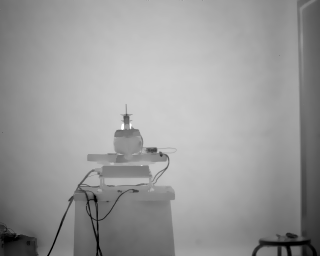
#> input picture dataset/lab_photos/deg000.bmp, 320 x 256 px
$ python -i detect_lab_photos.py   (imports and definitions only)
#> lines starting #> are read from the running program, lines starting #| are printed output that depends on the picture; after the words box and inside, x2 and y2 are one past the last pixel; in counts of white or black regions, pixels touching at a corner belong together
#> further down, picture is the input picture: shape (256, 320, 3); min 0, max 255, mean 153.3
"""Detect lab photos with 4 algorithms: YOLO baseline, YOLO T5, SAHI, classical Top-hat.

Outputs:
  fig16_lab_deg{NNN}_{algo}.png  - individual per photo per algorithm
  fig16_lab_deg{NNN}_compare.png - 2x2 comparison per photo
  fig16_lab_all_19.png           - 19-photo summary grid (YOLO baseline)
"""
import sys
from pathlib import Path
import cv2
import numpy as np

REPO = Path("/home/ws/code/ship")
sys.path.insert(0, str(REPO / "yolo-training"))
from ultralytics import YOLO

LAB = REPO / "dataset" / "lab_photos"
W = REPO / "data" / "weights_staging" / "weights"
OUT = REPO / "docs" / "论文" / "figures" / "detection"
# [1 line not run here, left out]


def classical_tophat(img_bgr):
    """Top-hat + CLAHE + Otsu + contours."""
    gray = cv2.cvtColor(img_bgr, cv2.COLOR_BGR2GRAY)
    kernel = cv2.getStructuringElement(cv2.MORPH_ELLIPSE, (31, 31))
    tophat = cv2.morphologyEx(gray, cv2.MORPH_TOPHAT, kernel)
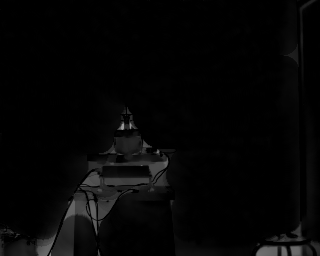
#> tophat: shape (256, 320); min 0, max 151, mean 5.4
    clahe = cv2.createCLAHE(clipLimit=3.0, tileGridSize=(8, 8))
    enhanced = clahe.apply(tophat)
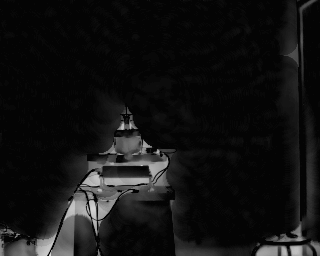
#> enhanced: shape (256, 320); min 3, max 214, mean 18.4
    _, thresh = cv2.threshold(enhanced, 0, 255, cv2.THRESH_BINARY + cv2.THRESH_OTSU)
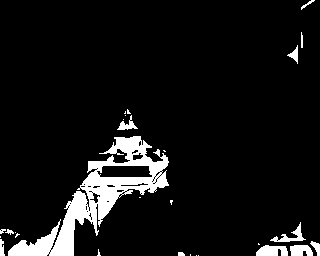
#> thresh: shape (256, 320); 7.7% white; 28 white regions (16 under 20 px)
    contours, _ = cv2.findContours(thresh, cv2.RETR_EXTERNAL, cv2.CHAIN_APPROX_SIMPLE)
#> contours = 28 contours, 19 with area under 20; largest, box (x1, y1, x2, y2) and area: (8, 136, 169, 256) 5424, (256, 245, 288, 256) 232, (290, 245, 313, 256) 176, (270, 222, 306, 242) 154, (117, 115, 138, 130) 90
    boxes = []
    for cnt in contours:
        area = cv2.contourArea(cnt)
        if area < 50:
            continue
        x, y, w, h = cv2.boundingRect(cnt)
        aspect = w / max(h, 1)
        if 0.3 < aspect < 5.0 and w > 8 and h > 4:
            boxes.append((x, y, x + w, y + h, 0.5))
#> this loop made 28 passes
#> (area, x, y, w, h, aspect) on passes 6, 7, 9, 16, 20, 22, 26: (176, 290, 245, 23, 11, 2.09), (232.5, 256, 245, 32, 11, 2.91), (57.5, 310, 241, 10, 15, 0.667), (153.5, 270, 222, 36, 20, 1.8), (5424.5, 8, 136, 161, 120, 1.34), (90, 117, 115, 21, 15, 1.4), (63.5, 287, 45, 11, 19, 0.579)
#> area on passes 10, 28: 39.5, 21
#> after the loop, boxes = [(290, 245, 313, 256, 0.5), (256, 245, 288, 256, 0.5), (310, 241, 320, 256, 0.5), (270, 222, 306, 242, 0.5), (8, 136, 169, 256, 0.5), (117, 115, 138, 130, 0.5), (287, 45, 298, 64, 0.5)]
    return boxes


# [118 lines left out: functions draw_boxes, main, not called in this run]


# [2 lines not run here, left out]

>>> import cv2
>>> picture = cv2.imread('../../dataset/lab_photos/deg000.bmp')
>>> result = classical_tophat(picture)
#> result has the same summary as boxes in classical_tophat

$ run again, on dataset/simple/LWIR/0050.jpg
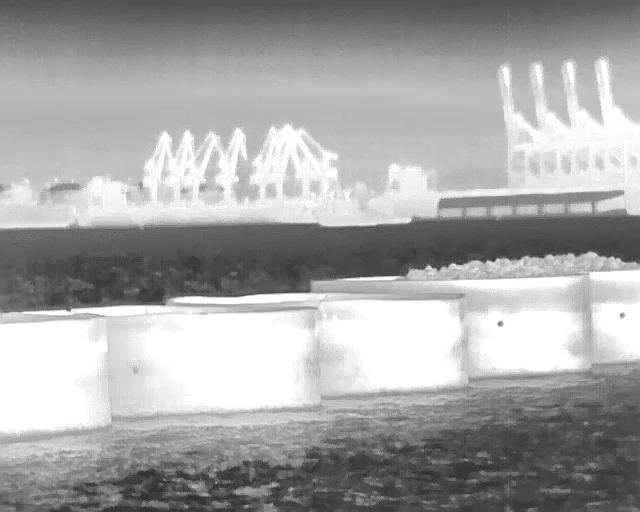
#> input picture dataset/simple/LWIR/0050.jpg, 640 x 512 px
#> picture is the input picture: shape (512, 640, 3); min 35, max 255, mean 165.7
#> in classical_tophat, `enhanced = clahe.apply(tophat)`:
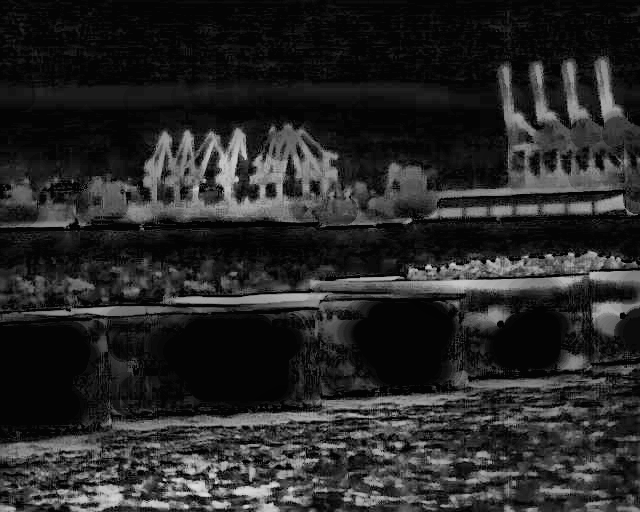
#> enhanced: shape (512, 640); min 3, max 223, mean 39.6
#> in classical_tophat, `_, thresh = cv2.threshold(enhanced, 0, 255, cv2.THRESH_BINARY + cv2.TH..`:
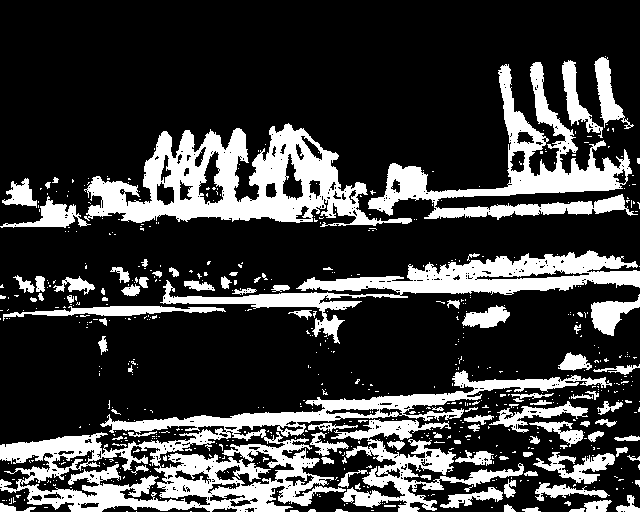
#> thresh: shape (512, 640); 23.9% white; 654 white regions (554 under 20 px)
#> contours = 585 contours, 517 with area under 20; largest, box (x1, y1, x2, y2) and area: (0, 370, 612, 512) 25460, (84, 123, 412, 227) 16162, (368, 62, 638, 220) 9990, (160, 250, 640, 344) 9704, (331, 419, 524, 512) 4464
#> the loop in classical_tophat, `for cnt in contours:` made 585 passes
#> (area, x, y, w, h, aspect) on passes 21, 23, 33: (110, 0, 503, 36, 9, 4), (214, 584, 500, 28, 12, 2.33), (153, 616, 495, 24, 17, 1.41)
#> after the loop in classical_tophat, `for cnt in contours:`: boxes = 42 items, first 6: (0, 503, 36, 512, 0.5), (584, 500, 612, 512, 0.5), (616, 495, 640, 512, 0.5), (440, 487, 503, 508, 0.5), (535, 482, 610, 501, 0.5), (504, 479, 516, 498, 0.5)
#> result has the same summary as boxes in classical_tophat

$ run again, on dataset/simple/LWIR/0070.jpg
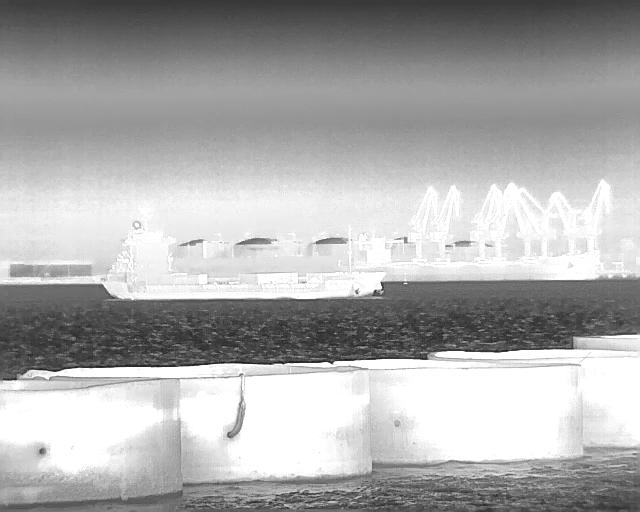
#> input picture dataset/simple/LWIR/0070.jpg, 640 x 512 px
#> picture is the input picture: shape (512, 640, 3); min 18, max 255, mean 171.5
#> in classical_tophat, `enhanced = clahe.apply(tophat)`:
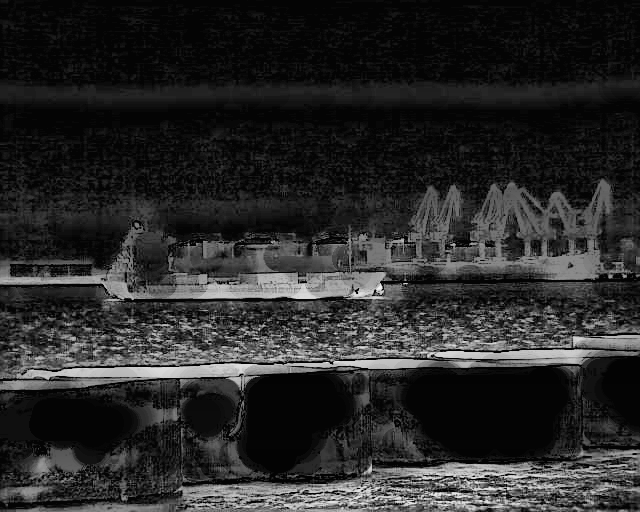
#> enhanced: shape (512, 640); min 3, max 242, mean 41.2
#> in classical_tophat, `_, thresh = cv2.threshold(enhanced, 0, 255, cv2.THRESH_BINARY + cv2.TH..`:
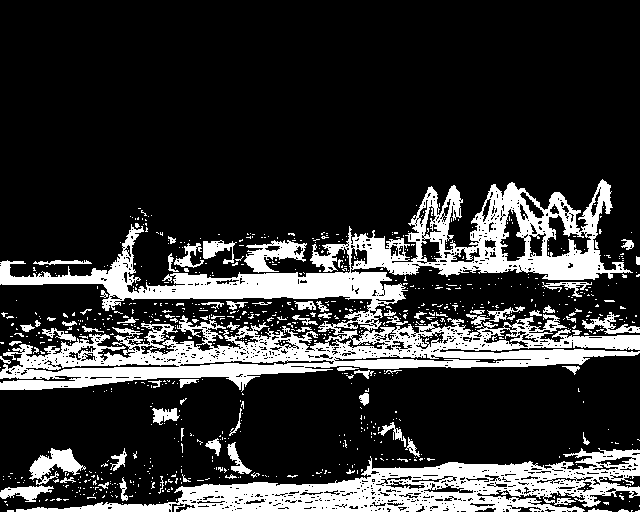
#> thresh: shape (512, 640); 20.5% white; 872 white regions (794 under 20 px)
#> contours = 809 contours, 757 with area under 20; largest, box (x1, y1, x2, y2) and area: (0, 179, 640, 392) 46034, (16, 448, 640, 512) 16903, (244, 240, 307, 273) 964, (29, 448, 86, 485) 832, (0, 485, 54, 502) 398
#> the loop in classical_tophat, `for cnt in contours:` made 809 passes
#> (area, x, y, w, h, aspect) on passes 58, 101, 187: (397.5, 0, 485, 54, 17, 3.18), (73, 119, 477, 9, 24, 0.375), (99.5, 110, 448, 17, 23, 0.739)
#> after the loop in classical_tophat, `for cnt in contours:`: boxes = 23 items, first 6: (0, 485, 54, 502, 0.5), (119, 477, 128, 501, 0.5), (110, 448, 127, 471, 0.5), (29, 448, 86, 485, 0.5), (227, 442, 252, 474, 0.5), (205, 438, 221, 456, 0.5)
#> result has the same summary as boxes in classical_tophat

$ run again, on dataset/simple/SWIR/0030.jpg
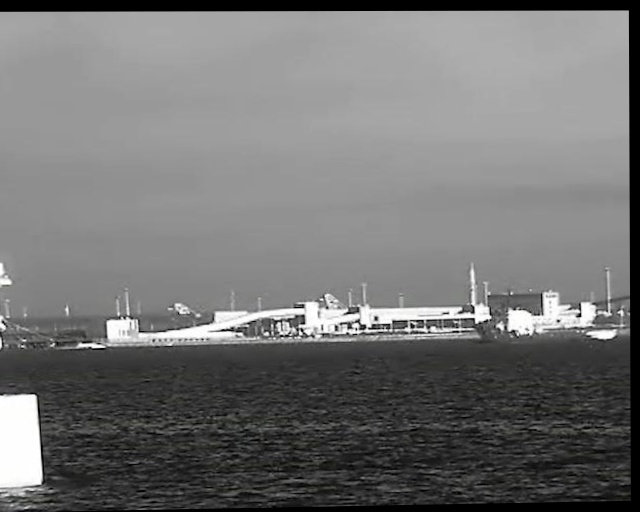
#> input picture dataset/simple/SWIR/0030.jpg, 640 x 512 px
#> picture is the input picture: shape (512, 640, 3); mean B, G, R 115.2, 115.5, 115.4
#> in classical_tophat, `enhanced = clahe.apply(tophat)`:
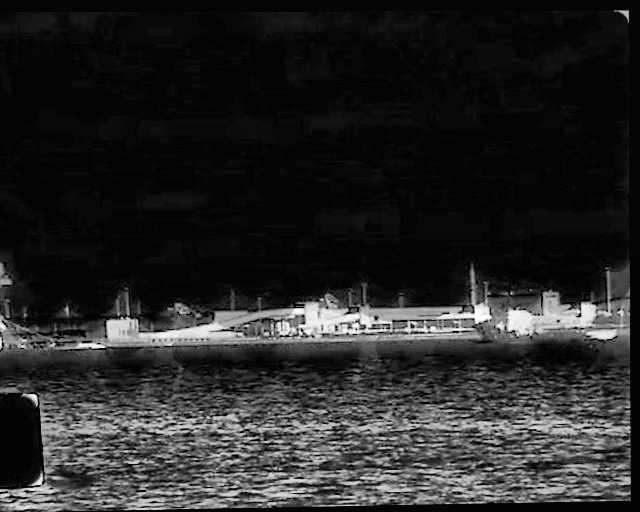
#> enhanced: shape (512, 640); min 3, max 253, mean 39.3
#> in classical_tophat, `_, thresh = cv2.threshold(enhanced, 0, 255, cv2.THRESH_BINARY + cv2.TH..`:
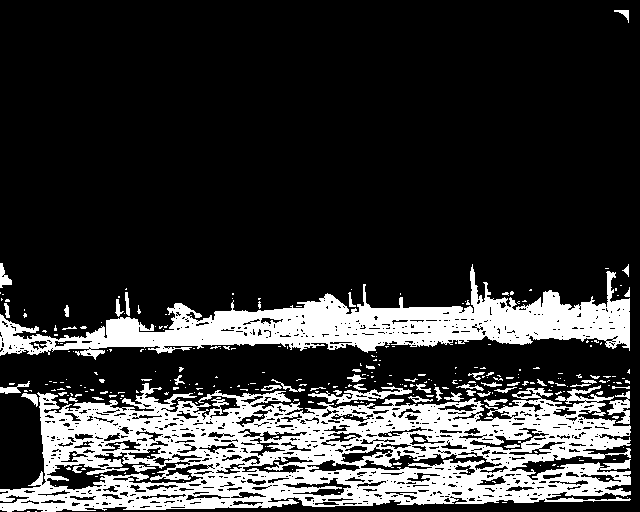
#> thresh: shape (512, 640); 21.3% white; 289 white regions (236 under 20 px)
#> contours = 257 contours, 226 with area under 20; largest, box (x1, y1, x2, y2) and area: (0, 383, 631, 512) 57186, (0, 264, 630, 360) 20858, (308, 386, 412, 404) 478, (607, 391, 630, 424) 284, (0, 263, 12, 288) 126
#> the loop in classical_tophat, `for cnt in contours:` made 257 passes
#> (area, x, y, w, h, aspect) on passes 21, 28, 37: (57, 484, 399, 24, 7, 3.43), (56.5, 408, 396, 25, 7, 3.57), (83.5, 21, 393, 17, 14, 1.21)
#> after the loop in classical_tophat, `for cnt in contours:`: boxes = [(484, 399, 508, 406, 0.5), (408, 396, 433, 403, 0.5), (21, 393, 38, 407, 0.5), (444, 392, 464, 401, 0.5), (607, 391, 630, 424, 0.5), (261, 385, 282, 391, 0.5), (0, 383, 631, 512, 0.5), (0, 381, 30, 394, 0.5), (0, 263, 12, 288, 0.5), (614, 10, 629, 23, 0.5)]
#> result has the same summary as boxes in classical_tophat
